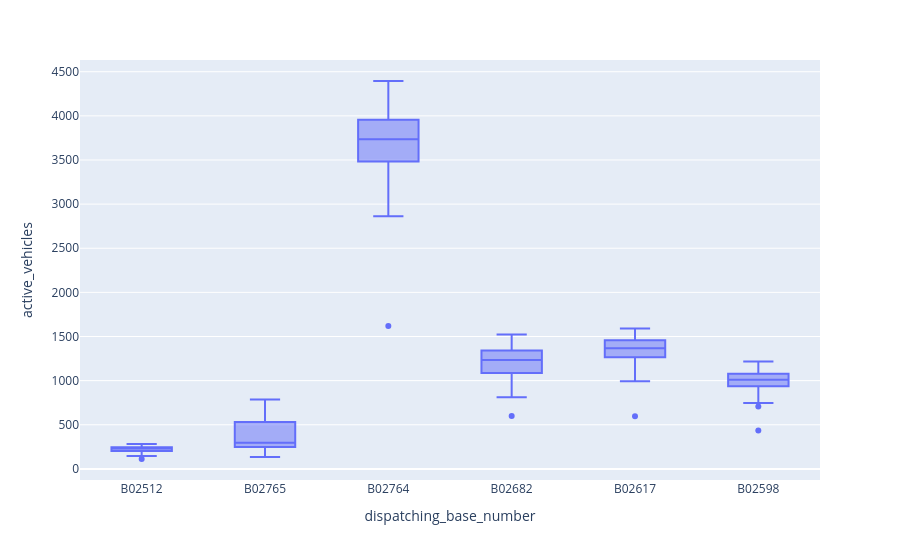

This figure's notebook cell:
### Code cell
px.box(data_frame=uber_3, x='dispatching_base_number', y='active_vehicles')

### Figure 1 — Plotly figure (JSON) as saved in the notebook; plotly's stock layout.template omitted (floating-point values rounded to 4 significant figures; data arrays with more than 128 entries replaced by an {"elided": "..."} marker saying what was removed)
{"data": [{"alignmentgroup": "True", "hovertemplate": "dispatching_base_number=%{x}<br>active_vehicles=%{y}<extra></extra>", "legendgroup": "", "marker": {"color": "#636efa"}, "name": "", "notched": false, "offsetgroup": "", "orientation": "v", "showlegend": false, "type": "box", "x": {"elided": "354 str values"}, "x0": " ", "xaxis": "x", "y": {"elided": "354 int values"}, "y0": " ", "yaxis": "y"}], "layout": {"boxmode": "group", "legend": {"tracegroupgap": 0}, "margin": {"t": 60}, "xaxis": {"anchor": "y", "domain": [0, 1], "title": {"text": "dispatching_base_number"}}, "yaxis": {"anchor": "x", "domain": [0, 1], "title": {"text": "active_vehicles"}}}}
